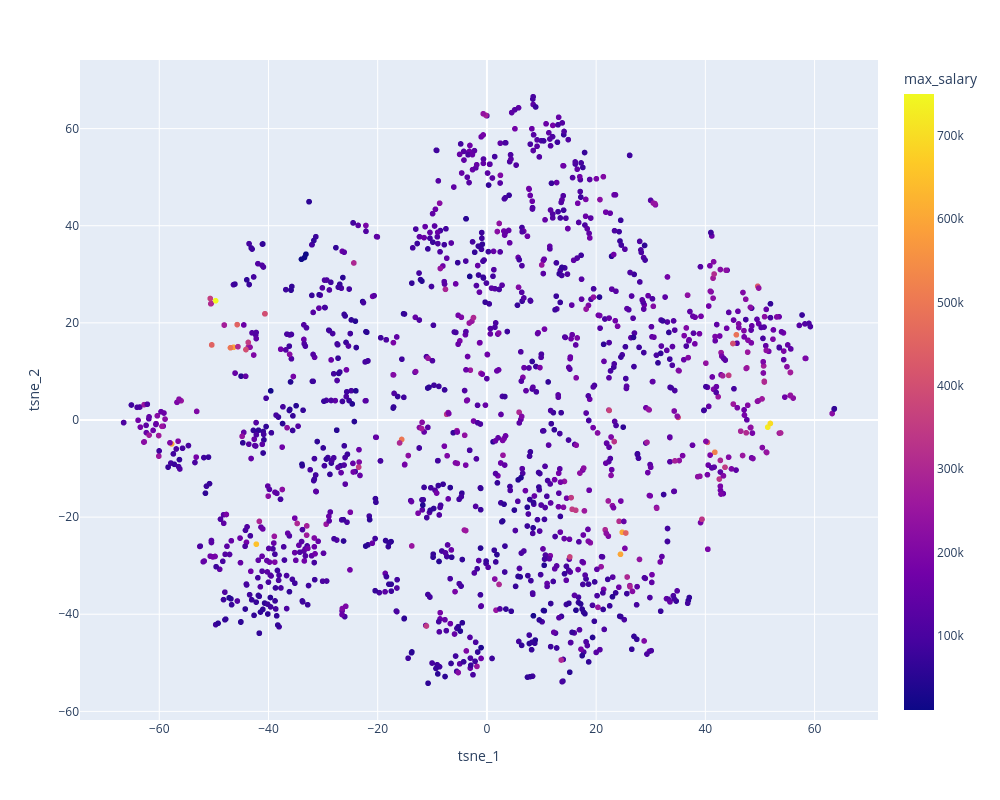

The cell this chart's notebook holds for it:
### Code cell
import plotly.express as px

px.scatter(
    df, 
    x="tsne_1", 
    y="tsne_2", 
    color="max_salary",
    hover_data={
        "title": True,
        "tsne_1": False, 
        "tsne_2": False, 
        "max_salary": False,
    },
    width=1000, 
    height=800
)

### Figure 1 — Plotly figure (JSON) as saved in the notebook; plotly's stock layout.template omitted (floating-point values rounded to 4 significant figures; data arrays with more than 128 entries replaced by an {"elided": "..."} marker saying what was removed)
{"data": [{"customdata": {"elided": "1500x2 mixed values"}, "hovertemplate": "title=%{customdata[0]}<extra></extra>", "legendgroup": "", "marker": {"color": {"elided": "1500 float values"}, "coloraxis": "coloraxis", "symbol": "circle"}, "mode": "markers", "name": "", "showlegend": false, "type": "scattergl", "x": {"elided": "1500 float values"}, "xaxis": "x", "y": {"elided": "1500 float values"}, "yaxis": "y"}], "layout": {"coloraxis": {"colorbar": {"title": {"text": "max_salary"}}, "colorscale": [[0, "#0d0887"], [0.1111, "#46039f"], [0.2222, "#7201a8"], [0.3333, "#9c179e"], [0.4444, "#bd3786"], [0.5556, "#d8576b"], [0.6667, "#ed7953"], [0.7778, "#fb9f3a"], [0.8889, "#fdca26"], [1, "#f0f921"]]}, "height": 800, "legend": {"tracegroupgap": 0}, "margin": {"t": 60}, "width": 1000, "xaxis": {"anchor": "y", "domain": [0, 1], "title": {"text": "tsne_1"}}, "yaxis": {"anchor": "x", "domain": [0, 1], "title": {"text": "tsne_2"}}}}
